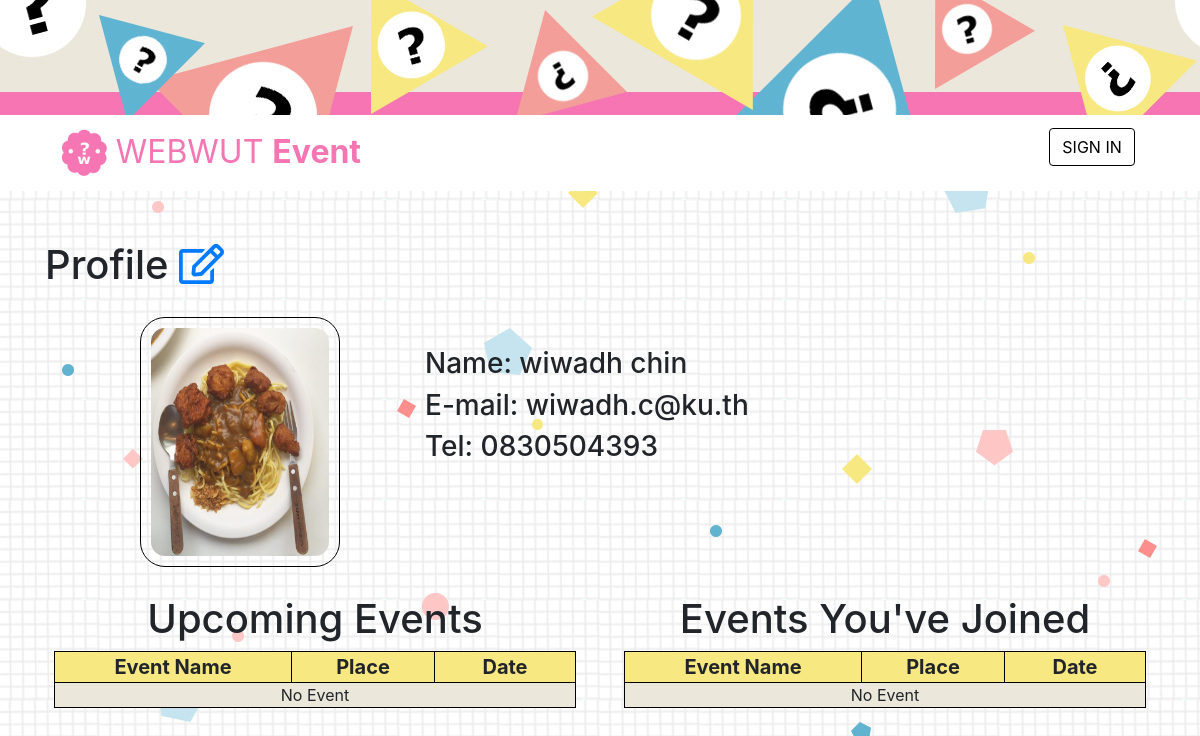
/profile.php?user=icewow, run on the app's committed database.
### tables this page shows
CREATE TABLE `personal_info` (
  `userID` int(11) NOT NULL,
  `displayName` text NOT NULL,
  `firstName` varchar(255) NOT NULL,
  `lastName` varchar(255) NOT NULL,
  `age` int(11) NOT NULL,
  `gender` varchar(6) NOT NULL,
  `email` varchar(320) NOT NULL,
  `phoneNo` char(10) DEFAULT NULL,
  `image` text NOT NULL
);

### profile.php (the view, shortened to what this page needs)
<?php
    include 'header.php';
    $ISOWNER = TRUE;
    if ($LOGGEDIN) {
        $ROLE = $_SESSION['ROLE'];
        $UID = $_SESSION['ID'];
        if (array_key_exists('user', $_GET)) {
            $USER = $_GET['user'];
        } else {
            if ($ROLE == 'OR') {
                header('location:index.php');
            }
            if ($ROLE == 'AD') {
                header('location:index.php');
            }
        }
    } else {
        $USER = $_GET['user'];
    }
    include 'services/connectDB.php';
    if (isset($conn)) {
        if (isset($USER)) {
            $sql = "SELECT * FROM personal_info WHERE displayName=?";
        } else {
            $sql = "SELECT * FROM personal_info WHERE userID=?";
            $USER = $UID;
        }
        $statement = $conn->prepare($sql);
        $statement->execute([$USER]);
        $info = $statement->fetch(PDO::FETCH_OBJ);
    }
?>
<!DOCTYPE html>
<html lang="en">
<head>
    <link rel="stylesheet" href="https://maxcdn.bootstrapcdn.com/bootstrap/4.0.0/css/bootstrap.min.css">
    <link rel="stylesheet" href="css/profile.css">
</head>
<body>
    <div class="container content padding-top">
        <div class="row">
            <div class="col-12"><h1>Profile <?php echo $ISOWNER ? '<a href="profile-edit.php"><i class="far fa-edit"></i></a>' : ''; ?></h1>
        <div class="row">
            <div class="col-md-4 col-12">
                <figure>
                    <?php
                    echo $ISOWNER ? '<form action="services/updateProfile.php" method="post" enctype="multipart/form-data">
                        <label for="image">' : '';
                    echo '<img id="shownImage" src="assets/users/'.($info->image ? $info->image : "nopic.png").'" style="border-radius: 25px; padding: 10px;" width="200" height="250">';
                    echo $ISOWNER ? '<img src="assets/image/clickme.png" id="clickme">
                            <figcaption>
                                <input type="file" name="image" id="image" accept="image/*" hidden onchange="form.submit();">
                            </figcaption>
                        </label>
                    </form>' : '';
                    ?>
                </figure>
            </div>
            <div class="col-md-8 col-12">
                <div class="row padding-top">
                    <div class="col-12"><h3>Name: <?php echo $info->firstName." ".$info->lastName; ?></h3></div>
                </div>
                <div class="row">
                    <div class="col-12"><h3>E-mail: <?php echo $info->email; ?></h3></div>
                </div>
                <div class="row">
                    <div class="col-12"><h3>Tel: <?php echo $info->phoneNo; ?></h3></div>
                </div>
            </div>
        </div>
        <div class="row" id="attended-event">
            <div class="col-lg-6 col-md-12" id="upcoming-events">
                <div class="row"><div class="col-12 text-centered"><h1>Upcoming Events</h1></div></div>
                <div class="row table-header row-with-centered-col">
                    <div class="col-5 text-centered">Event Name</div>
                    <div class="col-3 text-centered">Place</div>
                    <div class="col-3 text-centered">Date</div>
                </div>
                <no-event class="row table-row row-with-centered-col">
                    <div class="col-11 text-centered">No Event</div>
                </no-event>
            </div>
            <div class="col-lg-6 col-md-12" id="past-events">
                <div class="row"><div class="col-12 text-centered"><h1>Events You've Joined</h1></div></div>
                <div class="row table-header row-with-centered-col">
                    <div class="col-5 text-centered">Event Name</div>
                    <div class="col-3 text-centered">Place</div>
                    <div class="col-3 text-centered">Date</div>
                </div>
                <no-event class="row table-row row-with-centered-col">
                    <div class="col-11 text-centered">No Event</div>
                </no-event>
            </div>
        </div>
</body>
</html>

### css/header.css (style rules this page uses)
body { background-image: url("../assets/image/background.jpg"); background-attachment: fixed; }

### css/profile.css (style rules this page uses)
body { background-color: antiquewhite; }
.content { margin-bottom: 25px; padding-bottom: 25px; }
.padding-top { padding-top: 50px; }
.text-centered { text-align: center; }
figure { position: relative; display: block; width: 100%; margin: 20px; text-align: center; }
figure img#shownImage { vertical-align: top; border: 1px solid black; }
.table-header { font-size: 20px; font-weight: bold; }
.table-header > * { background-color: #f7e881; border: 1px solid black; border-right: 0px; }
.table-header > *:last-child { border-right: 1px solid black; }
.table-row > * { background-color: #ebe7da; border: 1px solid black; border-top: 0px; border-right: 0px; }
.table-row > *:last-child { border-right: 1px solid black; }
.row-with-centered-col > * { float: none; }
.row-with-centered-col > *:first-child { margin-left: auto; }
.row-with-centered-col > *:last-child { margin-right: auto; }
no-event { display: block; }

### data on the page
personal_info: image (picture), firstName "wiwadh", lastName "chin", email "wiwadh.c@ku.th", phoneNo "0830504393"
